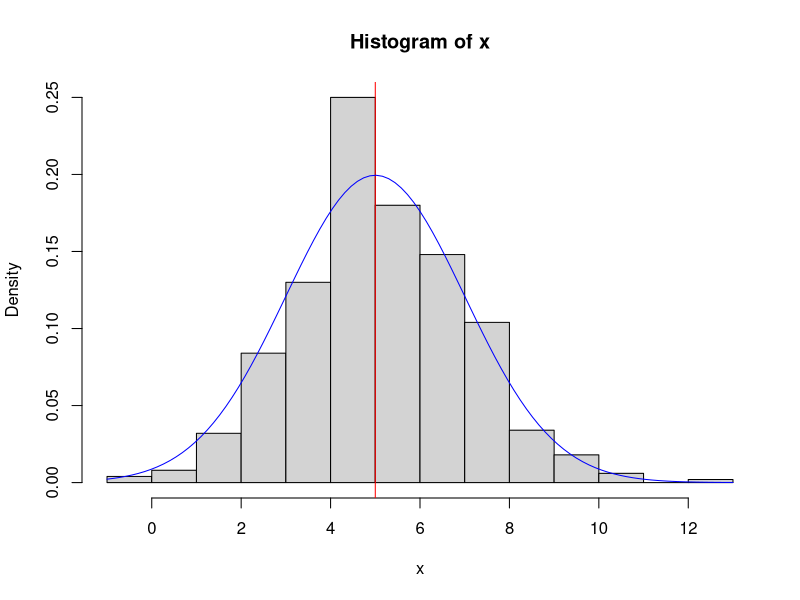

The R source for this figure:
## ---- chunk 1
knitr::opts_chunk$set(echo = TRUE)
## ---- chunk 2
x = rnorm(500, mean=5, sd=2)
head(x)
mean(x)
sd(x)
## ---- chunk 3
hist(x, prob=T)
abline(v=5, col='red')
curve(dnorm(x, mean=5, sd=2), add=T, col='blue')
